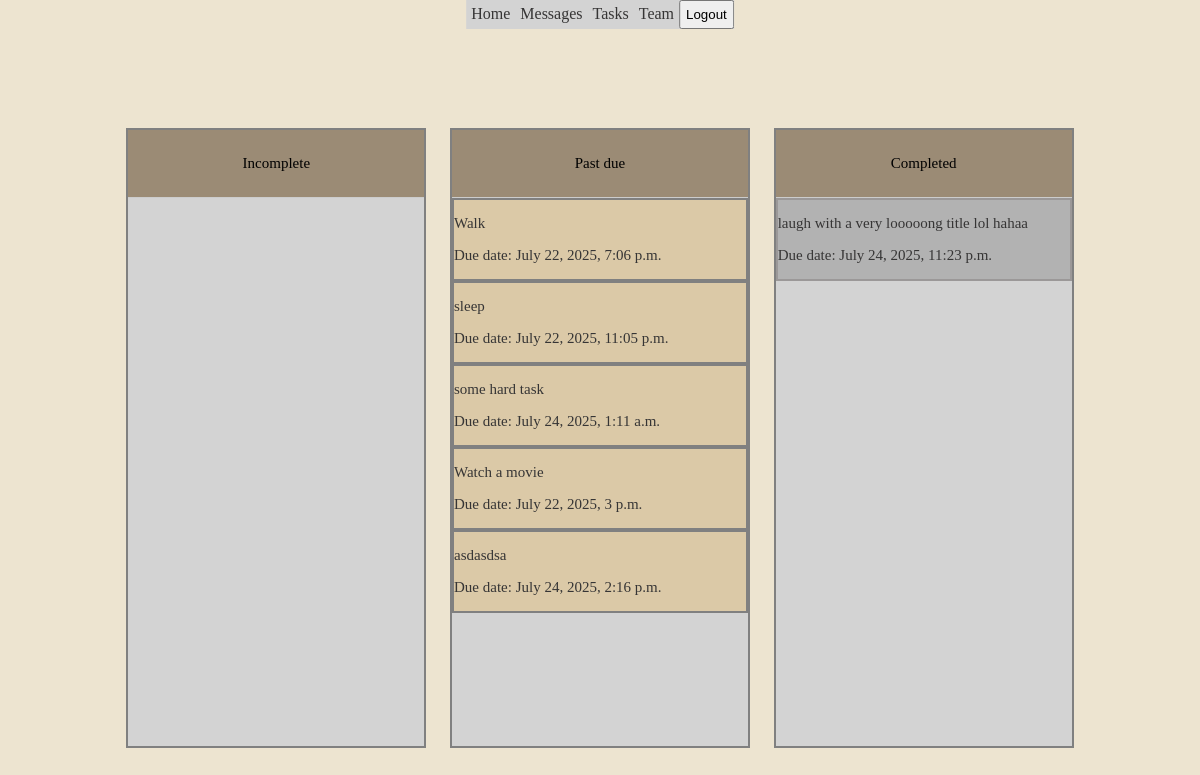
Screenshot of /dashboard/tasks/ (signed in) with the database file from the repository.
### dashboard/models.py (models this page shows, shortened)
class Task(models.Model):
       users = models.ManyToManyField(UserProfile, related_name='task_users')
       description = models.TextField()
       name = models.CharField(max_length=50)
       creation_date = models.DateField(auto_now_add=True)
       due_date = models.DateTimeField()
       completed = models.BooleanField(default=False)
       urgent = models.BooleanField(default=False)

### dashboard/views.py (the view)
# urls.py: path('tasks/', views.TasksList.as_view(), name = 'tasks_list'),
class TasksList(LoginRequiredMixin, View):
    template_name = 'dashboard/tasks_list.html'
    def get(self, request):
        tasks = Task.objects.filter(users=self.request.user.userprofile)
        time = timezone.now()
        context = {'tasks': tasks, 'time': time}
        return render(request, self.template_name, context)

### dashboard/templates/dashboard/tasks_list.html (shortened to what this page needs)
 {% include 'dashboard/base.html' %}
 {% block content %}
<div class="flex_container_tasks">
 <div class='task_block_container1'>
<div class="task_title1"><p>Incomplete</p></div>
 </div>
<div class="task_block_container3">
<div class="task_title3"><p>Past due</p></div>
 {% for task in tasks %}
 {% if task.due_date < time %}
 {% if not task.completed %}
 <a href="{% url 'dashboard:task_detail' task.id %}">
 <div class="task_blocks3">
      <p class="task_title"> {{task.name}} </p>
     <p class="task_due_date">Due date: {{task.due_date}}  </p>
 </div>
 </a>
 {% endif %}
 {% endif %}
{% endfor %}
</div>
 <div class="task_block_container2">
 <div class="task_title2"><p>Completed</p></div>
{% for task in tasks %}
{% if task.completed %}
<a href="{% url 'dashboard:task_detail' task.id %}">
 <div class="task_blocks2">
      <p class="task_title">{{task.name}} </p>
     <p class="task_due_date">Due date: {{task.due_date}}  </p>
 </div>
</a>
{% endif %}
{% endfor %}
 </div>
</div>
 {% endblock %}

### dashboard/static/dashboard/styles.css (style rules this page uses)
a { text-decoration: none; color: rgb(54, 53, 53); font-family: 'Times New Roman', Times, serif; }
.flex_container_tasks { width: 100%; height: 100vh; display: flex; align-items: center; justify-content: center; gap: 2%; }
.task_block_container1 { border: 2.5px grey solid; height: 77%; width: 25%; margin-top: 5%; text-align: top; background-color: rgb(211, 211, 211); font-family: 'Times New Roman', Times, serif; font-weight:lighter; font-size: 15px; }
.task_blocks2 { background-color: rgb(178, 178, 178); border: 2px rgb(155, 152, 152) solid; }
.task_block_container2 { height: 77%; width: 25%; margin-top: 5%; border: 2.5px grey solid; background-color: rgb(211, 211, 211); font-family: 'Times New Roman', Times, serif; font-size: 15px; }
.task_blocks3 { border: 2px grey solid; background-color: rgb(219, 201, 167); }
.task_block_container3 { z-index: 50; height: 77%; background-color: rgb(211, 211, 211); width: 25%; margin-top: 5%; overflow: auto; border: 2.5px grey solid; font-family: 'Times New Roman', Times, serif; font-size: 15px; }
.task_title3 { position: sticky; top: 0; background-color: rgb(155, 139, 117); z-index: 100; padding: 10px; border-bottom: 1px solid #ccc; text-align: center; }
.task_title1 { position: sticky; top: 0; background-color: rgb(155, 139, 117); z-index: 100; padding: 10px; border-bottom: 1px solid #ccc; text-align: center; }
.task_title2 { position: sticky; top: 0; background-color: rgb(155, 139, 117); z-index: 100; padding: 10px; border-bottom: 1px solid #ccc; text-align: center; }

### rows the page displays
Task: name "Walk", due_date "July 22, 2025, 7:06 p.m."
Task: name "sleep", due_date "July 22, 2025, 11:05 p.m."
Task: name "some hard task", due_date "July 24, 2025, 1:11 a.m."
Task: name "Watch a movie", due_date "July 22, 2025, 3 p.m."
Task: name "asdasdsa", due_date "July 24, 2025, 2:16 p.m."
Task: name "laugh with a very looooong title lol hahaa", due_date "July 24, 2025, 11:23 p.m."
